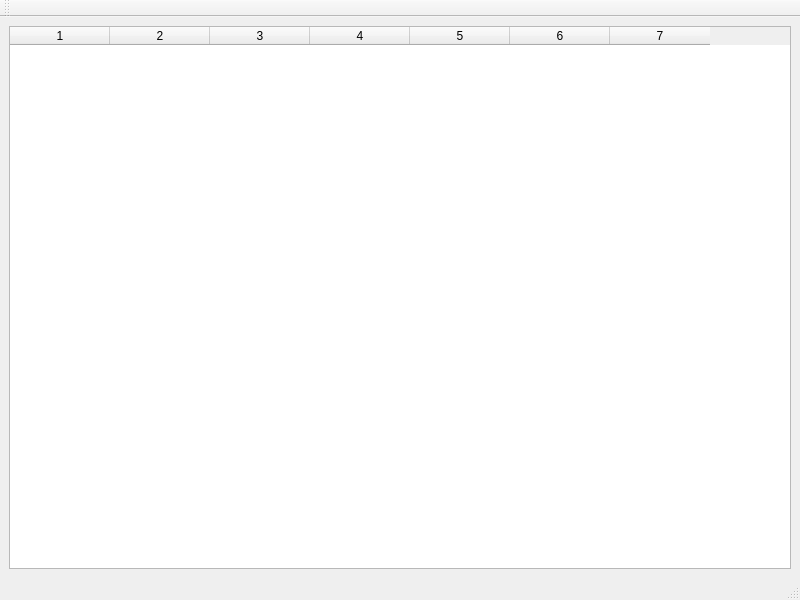
<?xml version="1.0" encoding="UTF-8"?>
<ui version="4.0">
 <class>MainWindow</class>
 <widget class="QMainWindow" name="MainWindow">
  <property name="geometry">
   <rect>
    <x>0</x>
    <y>0</y>
    <width>800</width>
    <height>600</height>
   </rect>
  </property>
  <property name="windowTitle">
   <string>Coffee Database</string>
  </property>
  <widget class="QWidget" name="centralwidget">
   <layout class="QVBoxLayout" name="verticalLayout" stretch="0,0">
    <item>
     <widget class="QTableWidget" name="tableWidget">
      <property name="columnCount">
       <number>7</number>
      </property>
      <property name="rowCount">
       <number>0</number>
      </property>
      <property name="horizontalHeaderLabels">
       <stringlist>
        <string>ID</string>
        <string>Name</string>
        <string>Roast Degree</string>
        <string>Ground or Beans</string>
        <string>Flavor Description</string>
        <string>Price</string>
        <string>Volume</string>
       </stringlist>
      </property>
     </widget>
    </item>
   </layout>
  </widget>
  <layout class="QVBoxLayout" name="layoutVertical">
   <item>
    <widget class="QMenuBar" name="menubar"/>
   </item>
   <item>
    <widget class="QToolBar" name="mainToolBar"/>
   </item>
   <item>
    <widget class="QStatusBar" name="statusbar"/>
   </item>
  </layout>
 </widget>
 <resources/>
 <connections/>
</ui>
